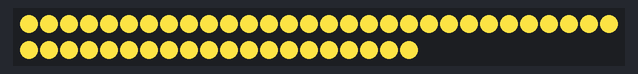
A sketch run on a simulated Arduino Uno, built with avr-gcc and run on an emulated ATmega328P. Shown: 50 RGB LEDs in strip order, left to right, continuing on the next row. Random numbers use the default seed unless the sketch sets one.

Above: at 2.6 s.
At 3.8 s:
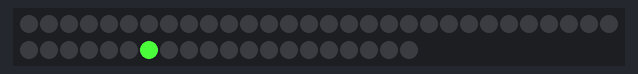

The sketch:

wordLight.ino
```cpp
#include <Adafruit_NeoPixel.h>
#ifdef __AVR__
  #include <avr/power.h>
#endif

#define PIN 13

Adafruit_NeoPixel strip = Adafruit_NeoPixel(50, PIN, NEO_GRB + NEO_KHZ800);

void setup() {
  strip.begin();
  strip.show(); // Initialize all pixels to 'off'

  colorWipe(strip.Color(244, 220, 66), 50); // Wipe all the LEDs to make sure they work

  delay(1000);

  colorWipe(strip.Color(0, 0, 0), 0); // Turn everything off
}

void loop() {
  String displayWord = "readers"; // Use lowercase
  String alphabet = "abcdefghqponmlkjixrstuvwxyz";

  // Turn on individual lights
  for (int i = 0; i < displayWord.length(); i++) {
    // Turn on light
    strip.setPixelColor(alphabet.indexOf(displayWord[i])*2, strip.Color(random(0, 250), random(0, 250), random(0, 250)));
    strip.show();

    delay(1500);

    // Turn off light
    strip.setPixelColor(alphabet.indexOf(displayWord[i])*2, strip.Color(0, 0, 0));
  }

  // Turn on all the lights for the word
  allTurn(displayWord, strip.Color(random(0, 250), random(0, 250), random(0, 250)), alphabet);

  delay(2000);

  // Turn off all the lights for the word
  allTurn(displayWord, strip.Color(0, 0, 0), alphabet);

  delay(2000);
}

void allTurn(String str, uint32_t c, String alphabet){
  for (int i = 0; i < str.length(); i++) {
    Serial.print(str[i]);
    Serial.print(alphabet.indexOf(str[i]));

    // Turn on light
    strip.setPixelColor(alphabet.indexOf(str[i])*2, c);
    strip.show();
  }
}

// Fill the dots one after the other with a color
void colorWipe(uint32_t c, uint8_t wait) {
  for(uint16_t i=0; i<strip.numPixels(); i++) {
    strip.setPixelColor(i, c);
    strip.show();
    delay(wait);
  }
}
```

Measured:
- what the display in image 0 shows lasts 1.1 s, from 2.6 s to 3.7 s
